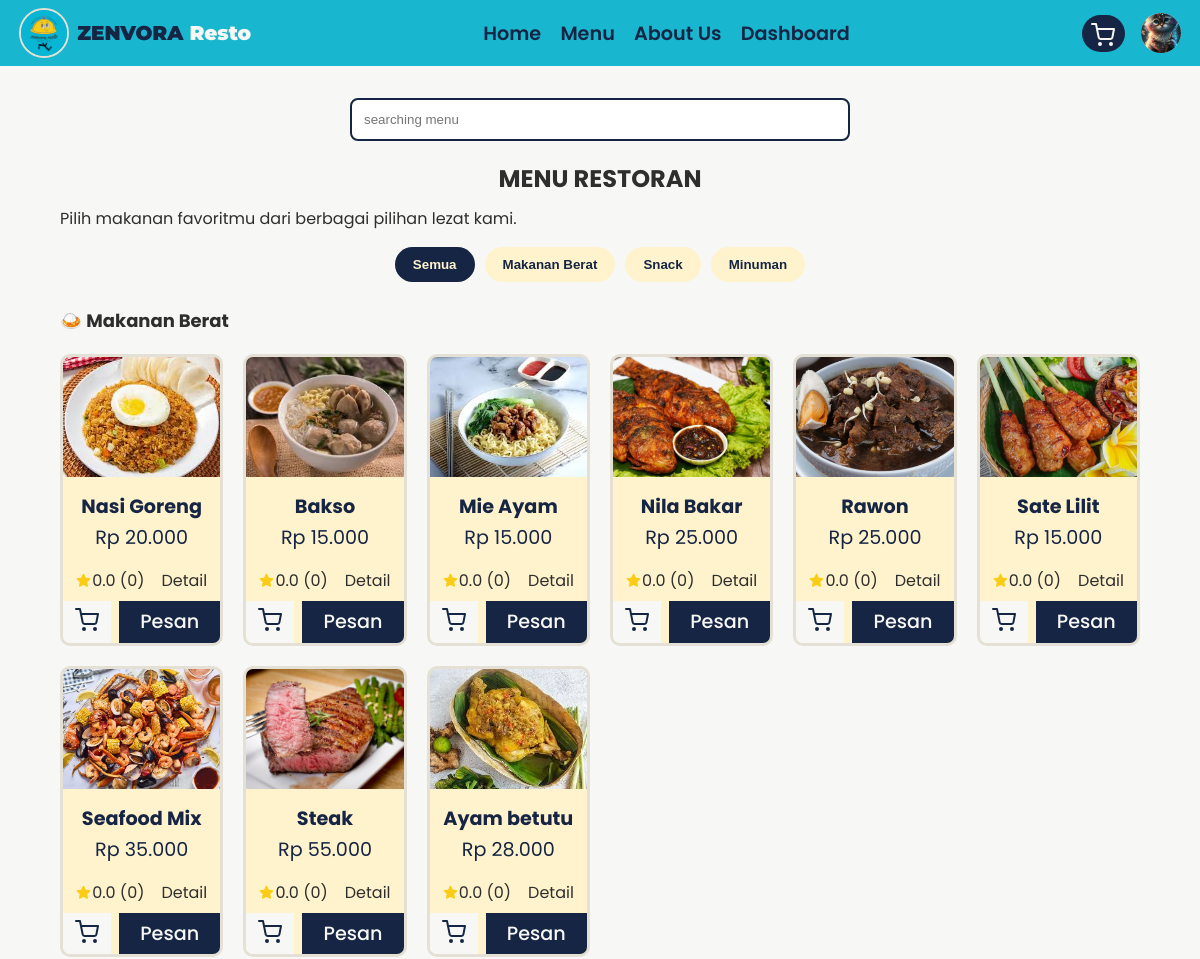
/menu.php (signed in, upper part), run on an earlier commit of the app's database.
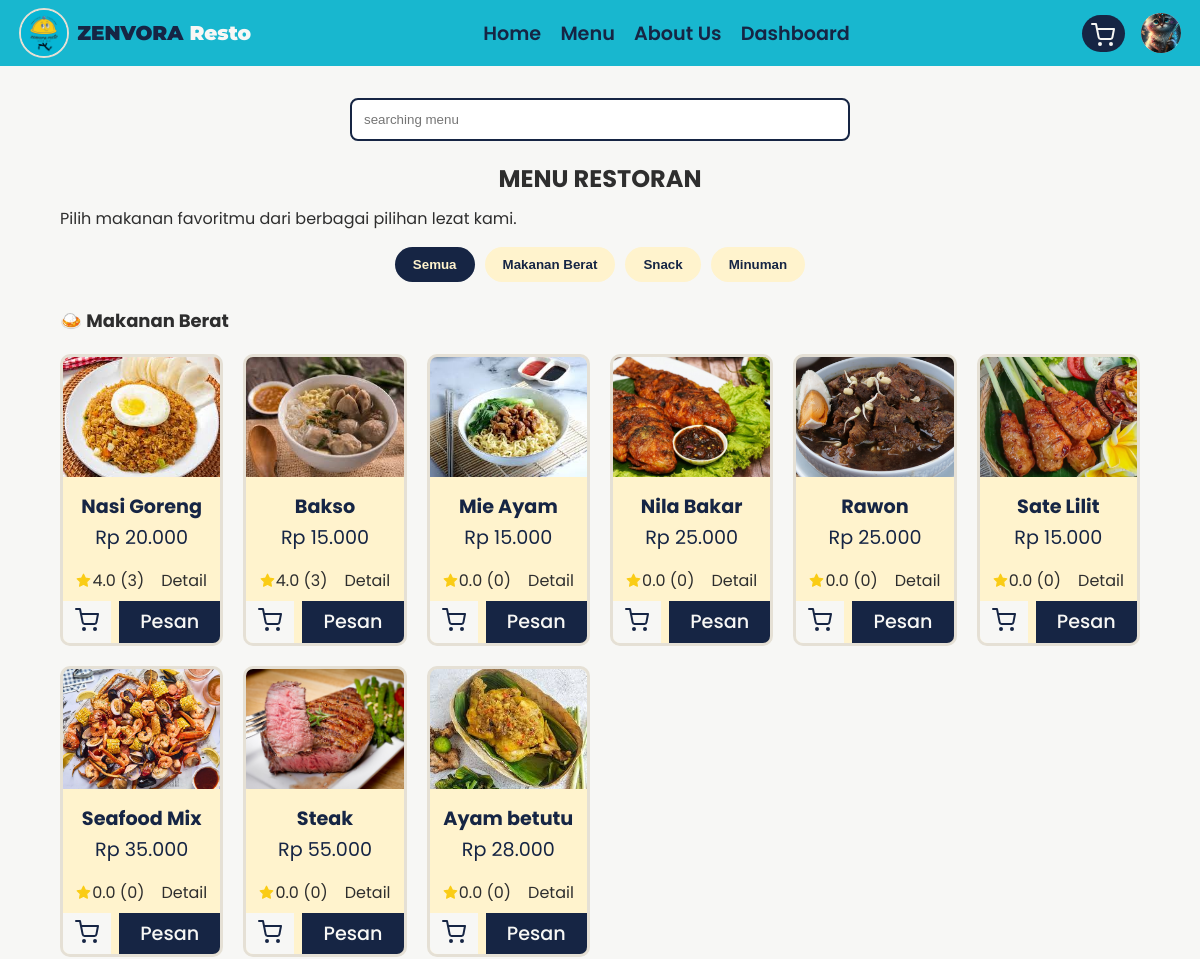
And on a later commit of the database.
### tables this page shows
CREATE TABLE `menus` (
  `id` int(11) NOT NULL,
  `category_id` int(11) DEFAULT NULL,
  `nama_menu` varchar(100) DEFAULT NULL,
  `deskripsi` text DEFAULT NULL,
  `harga` int(11) DEFAULT NULL,
  `gambar` varchar(255) DEFAULT NULL,
  `stok` int(11) DEFAULT NULL,
  `rating` decimal(2,1) DEFAULT 0.0,
  `total_review` int(11) DEFAULT 0
);

### menu.php (the view, shortened to what this page needs)
<?php
include 'database/koneksi.php';
include "../ZENVORA-resto/includes/header.php";
include "../ZENVORA-resto/includes/navbar.php";
$keyword = "";
$makanan = mysqli_query($conn,"
SELECT menus.*,
IFNULL(AVG(reviews.rating),0) AS rata_rating,
COUNT(reviews.id) AS total_review
FROM menus
LEFT JOIN reviews
ON menus.id = reviews.menu_id
WHERE menus.category_id = 1
AND menus.nama_menu LIKE '%$keyword%'
GROUP BY menus.id
");
?>
<section class="menu-section">
    <form method="GET" class="menu-search">
        <input type="text" name="search" placeholder="searching menu" value="<?= isset($_GET['search']) ? $_GET['search'] : '' ?>">
    </form>
    <h2 class="menu-title">MENU RESTORAN</h2>
    <p class="menu-subtitle">
        Pilih makanan favoritmu dari berbagai pilihan lezat kami.
    </p>
    <div class="menu-kategori">
        <button type="button" class="active" onclick="filterMenu('all', this)">
            Semua
        </button>
        <button type="button" onclick="filterMenu('makanan', this)">
            Makanan Berat
        </button>
        <button type="button" onclick="filterMenu('snack', this)">
            Snack
        </button>
        <button type="button" onclick="filterMenu('minuman', this)">
            Minuman
        </button>
    </div>
    <div class="kategori makanan">
        <h3 class="judul-kategori">
            🍛 Makanan Berat
        </h3>
        <div class="kategori-grid">
            <?php while($item = mysqli_fetch_assoc($makanan)){ ?>
            <div class="menu-card">
                <img src="assets/images/Menu/<?= $item['gambar']; ?>" alt="<?= $item['nama_menu']; ?>">
                <div class="menu-info">
                    <h4><?= $item['nama_menu'] ?></h4>
                    <p>
                        Rp <?= number_format($item['harga'],0,',','.') ?>
                    </p>
                    <div class="rating">
                        <i data-feather="star" class="star"></i>
                        <span>
                            <?= number_format($item['rata_rating'],1); ?>
                            (<?= $item['total_review']; ?>)
                        </span>
                        <a href="detail_menus.php?id=<?= $item['id']; ?>">Detail</a>
                    </div>
                </div>
                <div class="menu-footer">
                    <form method="POST" style="display:inline;">
                        <button type="submit" name="cart" class="btn-cart">
                            <i data-feather="shopping-cart"></i>
                        </button>
                    </form>
                    <a href="payments.php?id=<?= $item['id']; ?>" class="pesan-btn">Pesan</a>
                </div>
            </div>
            <?php } ?>
        </div>
    </div>
</section>
<?php
include "../ZENVORA-resto/includes/footer.php";
?>

What changed in the data, as far as the page shows it:
changed menus "Nasi Goreng": rata_rating "0.0" → "4.0"; total_review "0" → "3"
changed menus "Bakso": rata_rating "0.0" → "4.0"; total_review "0" → "3"
